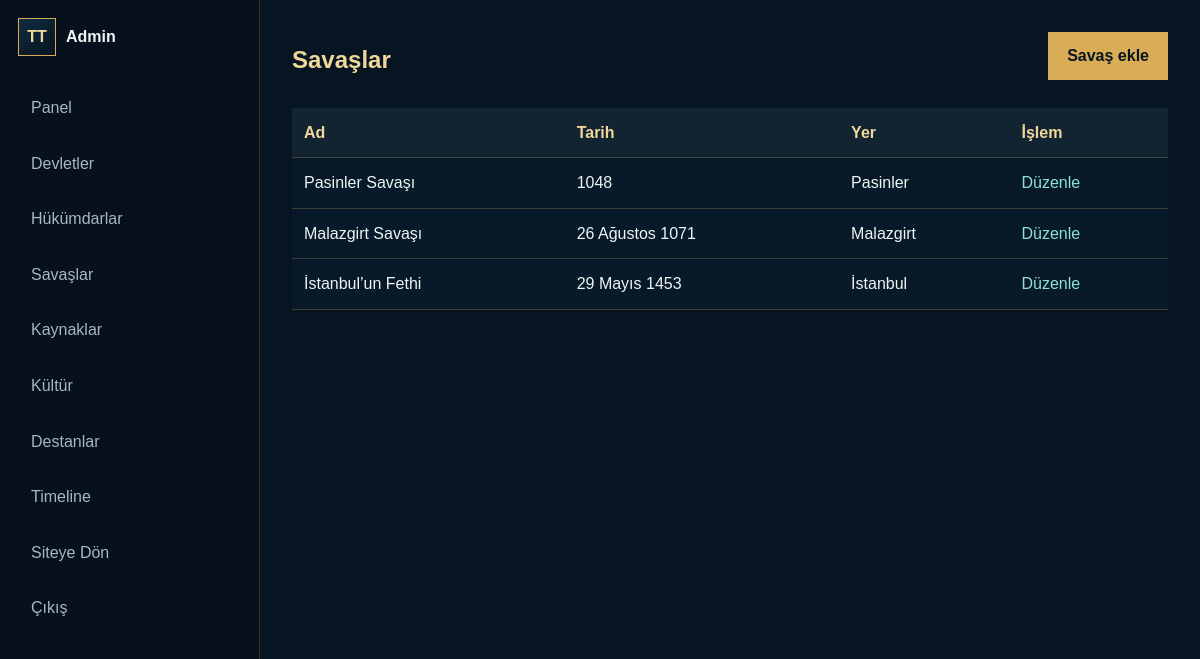
Screenshot of /turk-tarihi/admin/savaslar.php (signed in) with the database file from the repository.
### tables this page shows
CREATE TABLE wars (
    id INT AUTO_INCREMENT PRIMARY KEY,
    name VARCHAR(180) NOT NULL,
    slug VARCHAR(190) NOT NULL UNIQUE,
    date_text VARCHAR(120),
    year INT,
    location VARCHAR(180),
    result VARCHAR(255),
    description MEDIUMTEXT,
    background MEDIUMTEXT,
    battle MEDIUMTEXT,
    aftermath MEDIUMTEXT,
    importance MEDIUMTEXT,
    map_image VARCHAR(500),
    created_at TIMESTAMP DEFAULT CURRENT_TIMESTAMP,
    updated_at TIMESTAMP DEFAULT CURRENT_TIMESTAMP ON UPDATE CURRENT_TIMESTAMP,
    INDEX idx_wars_slug (slug),
    INDEX idx_wars_year (year)
);

### turk-tarihi/includes/functions.php (called while the page is built, shortened)
<?php
require_once __DIR__ . '/database.php';
function e(?string $value): string
{
    return htmlspecialchars((string) $value, ENT_QUOTES, 'UTF-8');
}
function app_url(string $path = ''): string
{
    $path = '/' . ltrim($path, '/');
    return APP_URL !== '' ? APP_URL . $path : $path;
}
function fetch_all(string $sql, array $params = []): array
{
    $statement = db()->prepare($sql);
    $statement->execute($params);
    return $statement->fetchAll();
}
function get_wars(int $limit = 24, int $offset = 0): array
{
    return fetch_all('SELECT * FROM wars ORDER BY year ASC LIMIT ' . (int) $limit . ' OFFSET ' . (int) $offset);
}

### turk-tarihi/includes/database.php (called while the page is built, shortened)
<?php
function db(): PDO
{
    static $pdo = null;
    $host = env_value('DB_HOST', '127.0.0.1');
    $port = env_value('DB_PORT', '3306');
    $name = env_value('DB_NAME', '');
    $user = env_value('DB_USER', '');
    $password = env_value('DB_PASSWORD', '');
    $dsn = "mysql:host={$host};port={$port};dbname={$name};charset=utf8mb4";
    try {
        $pdo = new PDO($dsn, $user, $password, [
            PDO::ATTR_ERRMODE => PDO::ERRMODE_EXCEPTION,
            PDO::ATTR_DEFAULT_FETCH_MODE => PDO::FETCH_ASSOC,
            PDO::ATTR_EMULATE_PREPARES => false,
        ]);
    } catch (PDOException $exception) {
        log_error($exception);
        http_response_code(500);
        if (APP_DEBUG) {
            exit('Veritabanı bağlantı hatası: ' . htmlspecialchars($exception->getMessage(), ENT_QUOTES, 'UTF-8'));
        }
        exit('Şu anda sistem bakımda. Lütfen daha sonra tekrar deneyin.');
    }
    return $pdo;
}

### turk-tarihi/admin/savaslar.php (the view, shortened to what this page needs)
<?php
require_once __DIR__ . '/../includes/auth.php';
$wars = get_wars(500, 0);
?>
<section class="admin-heading"><h1>Savaşlar</h1><a class="button primary" href="<?= e(app_url('admin/savas-ekle.php')) ?>">Savaş ekle</a></section>
<table class="admin-table"><thead><tr><th>Ad</th><th>Tarih</th><th>Yer</th><th>İşlem</th></tr></thead><tbody>
<?php foreach ($wars as $war): ?><tr><td><?= e($war['name']) ?></td><td><?= e($war['date_text']) ?></td><td><?= e($war['location']) ?></td><td><a href="<?= e(app_url('admin/savas-duzenle.php?id=' . $war['id'])) ?>">Düzenle</a></td></tr><?php endforeach; ?>
</tbody></table>

### turk-tarihi/assets/css/main.css (style rules this page uses)
:root { --navy: #071421; --navy-2: #0b2033; --teal: #0f8f8f; --teal-soft: #8de2d8; --gold: #d8ad55; --gold-2: #f0d79a; --ink: #edf6f5; --muted: #a8b8bc; --line: rgba(216, 173, 85, .25); --panel: rgba(9, 28, 43, .88); --shadow: 0 20px 60px rgba(0, 0, 0, .32); }
* { box-sizing: border-box; }
html { scroll-behavior: smooth; }
body { margin: 0; font-family: Arial, Helvetica, sans-serif; color: var(--ink); background: var(--navy); line-height: 1.6; }
a { color: inherit; text-decoration: none; }
.button { display: inline-flex; align-items: center; justify-content: center; min-height: 44px; padding: 10px 18px; border: 1px solid var(--line); color: var(--ink); background: rgba(255, 255, 255, .04); cursor: pointer; }
.button.primary { border-color: var(--gold); color: #081622; background: var(--gold); font-weight: 800; }
.section-heading, .admin-heading { display: flex; align-items: end; justify-content: space-between; gap: 24px; margin-bottom: 28px; }

### turk-tarihi/assets/css/components.css (style rules this page uses)
.admin-body { min-height: 100vh; display: grid; grid-template-columns: 260px 1fr; background: #071421; }
.admin-heading h1 { margin: 0; color: var(--gold-2); }
.admin-table { width: 100%; border-collapse: collapse; overflow: hidden; background: var(--panel); }
.admin-table th, .admin-table td { padding: 12px; border-bottom: 1px solid var(--line); text-align: left; vertical-align: top; }
.admin-table th { color: var(--gold-2); background: rgba(255, 255, 255, .04); }
.table-actions button, .admin-table a { border: 0; color: var(--teal-soft); background: transparent; cursor: pointer; }

### rows the page displays
wars: name "Pasinler Savaşı", date_text "1048", location "Pasinler"
wars: name "Malazgirt Savaşı", date_text "26 Ağustos 1071", location "Malazgirt"
wars: name "İstanbul’un Fethi", date_text "29 Mayıs 1453", location "İstanbul"
